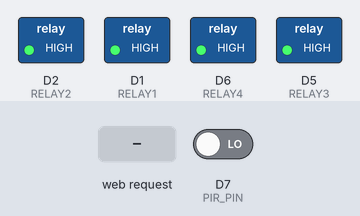
This sketch was run on a simulated ESP8266 (NodeMCU). Parts: switched loads named in the sketch (green lamp = pin HIGH). Inputs (shaded band) come from the test bench; at power-on: D7 (PIR_PIN) LOW. What the sketch prints to the serial monitor is not drawn.

Above: at 1.2 s.
1.3 s: D7 (PIR_PIN) driven HIGH
At 2.5 s:
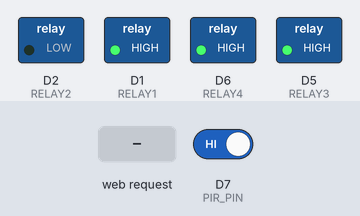
2.8 s: HTTP request GET /led1/on received
At 3.7 s:
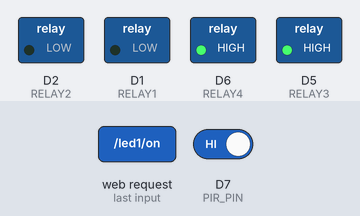
4.3 s: HTTP request GET /led3/on received
At 4.8 s:
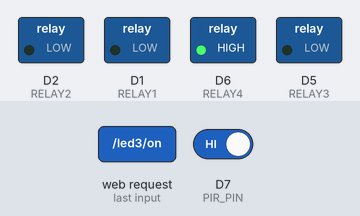
5.8 s: HTTP request GET /led1/off received
At 7.0 s:
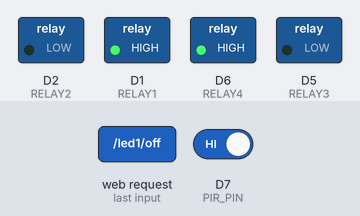
7.3 s: D7 (PIR_PIN) driven LOW
At 8.3 s:
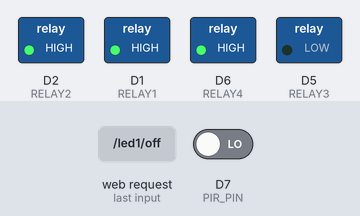
8.8 s: HTTP request GET /fan/on received
At 9.5 s:
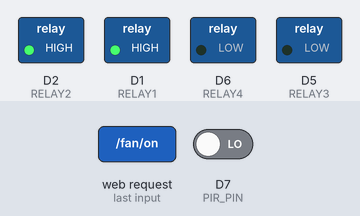
Timing chart, 0 to 11.3 s (numbered marks = the images above; inputs shaded):
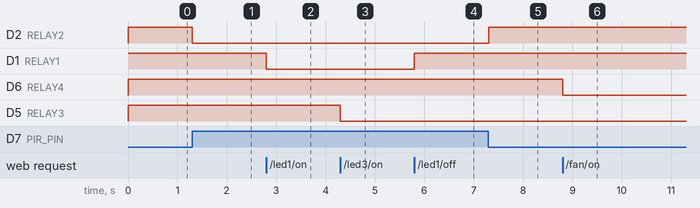

The sketch:

Smart-switch-final.ino
```cpp
#include <ESP8266WiFi.h>
#include <ESP8266WebServer.h>

/* ========= WIFI ACCESS POINT ========= */
const char* ssid = "sujal's led";
const char* password = "Sujal@1326";

/* ========= PINS ========= */
#define RELAY1 D1   // LED1
#define RELAY2 D2   // LED2 (PIR)
#define RELAY3 D5   // LED3
#define RELAY4 D6   // FAN
#define PIR_PIN D7  // PIR Sensor

ESP8266WebServer server(80);

/* ========= STATES ========= */
bool led1 = false;
bool led3 = false;
bool fan  = false;

unsigned long t1 = 0, t3 = 0, tf = 0;
unsigned long d1 = 0, d3 = 0, df = 0;

/* ========= SINGLE PAGE UI ========= */
String card(String name, String url, bool state) {
  String s = "<div class='card'>";
  s += "<h2>" + name + "</h2>";
  s += "<p>Status: ";
  s += state ? "<span class='on'>ON</span>" : "<span class='off'>OFF</span>";
  s += "</p>";
  s += "<form action='/" + url + "/on'>";
  s += "<input type='number' name='sec' placeholder='Timer in seconds (optional)'>";
  s += "<button class='onbtn'>ON</button>";
  s += "</form>";
  s += "<a href='/" + url + "/off'><button class='offbtn'>OFF</button></a>";
  s += "</div>";
  return s;
}

String webpage() {
  String p;
  p += "<!DOCTYPE html><html><head>";
  p += "<meta name='viewport' content='width=device-width, initial-scale=1'>";
  p += "<title>Smart Electricity Saving System</title>";
  p += "<style>";
  p += "body{font-family:Arial;background:#f2f2f2;margin:0;text-align:center}";
  p += "h1{background:#1e1e2f;color:#fff;padding:15px;margin:0}";
  p += ".card{background:#fff;margin:15px;padding:20px;border-radius:10px;";
  p += "box-shadow:0 4px 8px rgba(0,0,0,0.2)}";
  p += ".on{color:green;font-weight:bold}";
  p += ".off{color:red;font-weight:bold}";
  p += "input{padding:8px;width:220px;margin:5px}";
  p += "button{padding:10px 25px;margin:5px;border:none;border-radius:5px}";
  p += ".onbtn{background:green;color:white}";
  p += ".offbtn{background:red;color:white}";
  p += "</style></head><body>";

  p += "<h1>SMART ELECTRICITY SAVING SYSTEM</h1>";

  p += card("LED 1", "led1", led1);

  p += "<div class='card'>";
  p += "<h2>LED 2 (PIR)</h2>";
  p += "<p>Motion detected: ON</p>";
  p += "<p>No motion: OFF</p>";
  p += "</div>";

  p += card("LED 3", "led3", led3);
  p += card("FAN", "fan", fan);

  p += "</body></html>";
  return p;
}

void handleRoot() {
  server.send(200, "text/html", webpage());
}

void setup() {
  Serial.begin(9600);

  pinMode(RELAY1, OUTPUT);
  pinMode(RELAY2, OUTPUT);
  pinMode(RELAY3, OUTPUT);
  pinMode(RELAY4, OUTPUT);
  pinMode(PIR_PIN, INPUT);

  digitalWrite(RELAY1, HIGH);
  digitalWrite(RELAY2, HIGH);
  digitalWrite(RELAY3, HIGH);
  digitalWrite(RELAY4, HIGH);

  WiFi.softAP(ssid, password);
  Serial.println(WiFi.softAPIP());

  server.on("/", handleRoot);

  server.on("/led1/on", [](){
    d1 = server.arg("sec").toInt() * 1000;
    led1 = true;
    digitalWrite(RELAY1, LOW);
    t1 = millis();
    handleRoot();
  });
  server.on("/led1/off", [](){
    led1 = false;
    digitalWrite(RELAY1, HIGH);
    handleRoot();
  });

  server.on("/led3/on", [](){
    d3 = server.arg("sec").toInt() * 1000;
    led3 = true;
    digitalWrite(RELAY3, LOW);
    t3 = millis();
    handleRoot();
  });
  server.on("/led3/off", [](){
    led3 = false;
    digitalWrite(RELAY3, HIGH);
    handleRoot();
  });

  server.on("/fan/on", [](){
    df = server.arg("sec").toInt() * 1000;
    fan = true;
    digitalWrite(RELAY4, LOW);
    tf = millis();
    handleRoot();
  });
  server.on("/fan/off", [](){
    fan = false;
    digitalWrite(RELAY4, HIGH);
    handleRoot();
  });

  server.begin();
}

void loop() {
  server.handleClient();

  /* PIR REAL-TIME CONTROL */
  if (digitalRead(PIR_PIN) == HIGH) {
    digitalWrite(RELAY2, LOW);
  } else {
    digitalWrite(RELAY2, HIGH);
  }

  /* OPTIONAL AUTO OFF */
  if (led1 && d1 > 0 && millis() - t1 > d1) {
    led1 = false;
    digitalWrite(RELAY1, HIGH);
  }
  if (led3 && d3 > 0 && millis() - t3 > d3) {
    led3 = false;
    digitalWrite(RELAY3, HIGH);
  }
  if (fan && df > 0 && millis() - tf > df) {
    fan = false;
    digitalWrite(RELAY4, HIGH);
  }
}
```

Measured:
- after the input at 1.3 s, D2 (RELAY2): HIGH → LOW at once
- after the input at 2.8 s, D1 (RELAY1): HIGH → LOW at once
- after the input at 4.3 s, D5 (RELAY3): HIGH → LOW at once
- after the input at 5.8 s, D1 (RELAY1): LOW → HIGH at once
- after the input at 7.3 s, D2 (RELAY2): LOW → HIGH at once
- after the input at 8.8 s, D6 (RELAY4): HIGH → LOW at once
